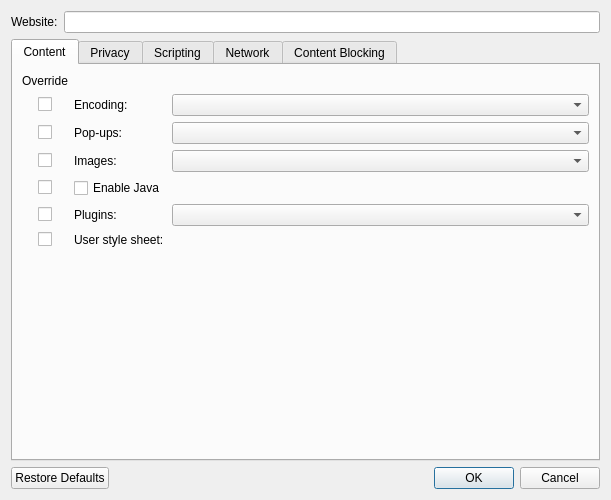
<?xml version="1.0" encoding="UTF-8"?>
<ui version="4.0">
 <class>Otter::WebsitePreferencesDialog</class>
 <widget class="QDialog" name="Otter::WebsitePreferencesDialog">
  <property name="geometry">
   <rect>
    <x>0</x>
    <y>0</y>
    <width>611</width>
    <height>500</height>
   </rect>
  </property>
  <property name="windowTitle">
   <string>Website Preferences</string>
  </property>
  <layout class="QVBoxLayout" name="verticalLayout">
   <item>
    <layout class="QFormLayout" name="generalLayout">
     <property name="fieldGrowthPolicy">
      <enum>QFormLayout::AllNonFixedFieldsGrow</enum>
     </property>
     <item row="0" column="0">
      <widget class="QLabel" name="websiteLabel">
       <property name="text">
        <string>Website:</string>
       </property>
       <property name="buddy">
        <cstring>websiteLineEdit</cstring>
       </property>
      </widget>
     </item>
     <item row="0" column="1">
      <widget class="QLineEdit" name="websiteLineEdit"/>
     </item>
    </layout>
   </item>
   <item>
    <widget class="QTabWidget" name="tabWidget">
     <property name="currentIndex">
      <number>0</number>
     </property>
     <widget class="QWidget" name="contentTab">
      <attribute name="title">
       <string>Content</string>
      </attribute>
      <layout class="QGridLayout" name="contentLayout" columnminimumwidth="0,1,1">
       <item row="1" column="2">
        <widget class="QComboBox" name="encodingComboBox"/>
       </item>
       <item row="0" column="0">
        <widget class="QLabel" name="contentOverrideLabel">
         <property name="text">
          <string>Override</string>
         </property>
        </widget>
       </item>
       <item row="2" column="0" alignment="Qt::AlignHCenter">
        <widget class="QCheckBox" name="popupsPolicyOverrideCheckBox">
         <property name="text">
          <string/>
         </property>
        </widget>
       </item>
       <item row="6" column="0" alignment="Qt::AlignHCenter">
        <widget class="QCheckBox" name="userStyleSheetOverrideCheckBox">
         <property name="text">
          <string/>
         </property>
        </widget>
       </item>
       <item row="5" column="2">
        <widget class="QComboBox" name="enablePluginsComboBox"/>
       </item>
       <item row="2" column="2">
        <widget class="QComboBox" name="popupsPolicyComboBox"/>
       </item>
       <item row="4" column="0" alignment="Qt::AlignHCenter">
        <widget class="QCheckBox" name="enableJavaOverrideCheckBox">
         <property name="text">
          <string/>
         </property>
        </widget>
       </item>
       <item row="6" column="2">
        <widget class="Otter::FilePathWidget" name="userStyleSheetFilePathWidget" native="true"/>
       </item>
       <item row="1" column="1">
        <widget class="QLabel" name="encodingLabel">
         <property name="text">
          <string>Encoding:</string>
         </property>
         <property name="buddy">
          <cstring>encodingComboBox</cstring>
         </property>
        </widget>
       </item>
       <item row="6" column="1">
        <widget class="QLabel" name="userStyleSheetLabel">
         <property name="text">
          <string>User style sheet:</string>
         </property>
        </widget>
       </item>
       <item row="5" column="1">
        <widget class="QLabel" name="enablePluginsLabel">
         <property name="text">
          <string>Plugins:</string>
         </property>
         <property name="buddy">
          <cstring>enablePluginsComboBox</cstring>
         </property>
        </widget>
       </item>
       <item row="2" column="1">
        <widget class="QLabel" name="popupsPolicyLabel">
         <property name="text">
          <string>Pop-ups:</string>
         </property>
         <property name="buddy">
          <cstring>popupsPolicyComboBox</cstring>
         </property>
        </widget>
       </item>
       <item row="3" column="0" alignment="Qt::AlignHCenter">
        <widget class="QCheckBox" name="enableImagesOverrideCheckBox">
         <property name="text">
          <string/>
         </property>
        </widget>
       </item>
       <item row="1" column="0" alignment="Qt::AlignHCenter">
        <widget class="QCheckBox" name="encodingOverrideCheckBox">
         <property name="text">
          <string/>
         </property>
        </widget>
       </item>
       <item row="5" column="0" alignment="Qt::AlignHCenter">
        <widget class="QCheckBox" name="enablePluginsOverrideCheckBox">
         <property name="text">
          <string/>
         </property>
        </widget>
       </item>
       <item row="4" column="1">
        <widget class="QCheckBox" name="enableJavaCheckBox">
         <property name="text">
          <string>Enable Java</string>
         </property>
        </widget>
       </item>
       <item row="7" column="2">
        <spacer name="contentSpacer">
         <property name="orientation">
          <enum>Qt::Vertical</enum>
         </property>
         <property name="sizeHint" stdset="0">
          <size>
           <width>0</width>
           <height>40</height>
          </size>
         </property>
        </spacer>
       </item>
       <item row="8" column="2">
        <spacer name="contentHorizontalSpacer">
         <property name="orientation">
          <enum>Qt::Horizontal</enum>
         </property>
         <property name="sizeHint" stdset="0">
          <size>
           <width>40</width>
           <height>0</height>
          </size>
         </property>
        </spacer>
       </item>
       <item row="3" column="1">
        <widget class="QLabel" name="enableImagesLabel">
         <property name="text">
          <string>Images:</string>
         </property>
         <property name="buddy">
          <cstring>enableImagesComboBox</cstring>
         </property>
        </widget>
       </item>
       <item row="3" column="2">
        <widget class="QComboBox" name="enableImagesComboBox"/>
       </item>
      </layout>
     </widget>
     <widget class="QWidget" name="privacyTab">
      <attribute name="title">
       <string>Privacy</string>
      </attribute>
      <layout class="QGridLayout" name="privacyLayout">
       <item row="7" column="1">
        <layout class="QHBoxLayout" name="keepCookiesModeLayout">
         <item>
          <spacer name="keepCookiesModeSpacer">
           <property name="orientation">
            <enum>Qt::Horizontal</enum>
           </property>
           <property name="sizeType">
            <enum>QSizePolicy::Fixed</enum>
           </property>
           <property name="sizeHint" stdset="0">
            <size>
             <width>20</width>
             <height>0</height>
            </size>
           </property>
          </spacer>
         </item>
         <item>
          <widget class="QLabel" name="keepCookiesModeLabel">
           <property name="text">
            <string>Keep until:</string>
           </property>
           <property name="buddy">
            <cstring>keepCookiesModeComboBox</cstring>
           </property>
          </widget>
         </item>
        </layout>
       </item>
       <item row="2" column="0" alignment="Qt::AlignHCenter">
        <widget class="QCheckBox" name="doNotTrackOverrideCheckBox">
         <property name="text">
          <string/>
         </property>
        </widget>
       </item>
       <item row="5" column="0" alignment="Qt::AlignHCenter">
        <widget class="QCheckBox" name="cookiesPolicyOverrideCheckBox">
         <property name="text">
          <string/>
         </property>
        </widget>
       </item>
       <item row="8" column="2">
        <widget class="QComboBox" name="thirdPartyCookiesPolicyComboBox"/>
       </item>
       <item row="3" column="0" alignment="Qt::AlignHCenter">
        <widget class="QCheckBox" name="rememberBrowsingHistoryOverrideCheckBox">
         <property name="text">
          <string/>
         </property>
        </widget>
       </item>
       <item row="2" column="2">
        <widget class="QComboBox" name="doNotTrackComboBox">
         <property name="currentIndex">
          <number>-1</number>
         </property>
        </widget>
       </item>
       <item row="3" column="1">
        <widget class="QCheckBox" name="rememberBrowsingHistoryCheckBox">
         <property name="text">
          <string>Remember browsing history</string>
         </property>
        </widget>
       </item>
       <item row="7" column="0" alignment="Qt::AlignHCenter">
        <widget class="QCheckBox" name="keepCookiesModeOverrideCheckBox">
         <property name="text">
          <string/>
         </property>
        </widget>
       </item>
       <item row="0" column="0">
        <widget class="QLabel" name="privacyOverrideLabel">
         <property name="text">
          <string>Override</string>
         </property>
        </widget>
       </item>
       <item row="4" column="1">
        <widget class="QCheckBox" name="enableCookiesCheckBox">
         <property name="text">
          <string>Enable cookies</string>
         </property>
        </widget>
       </item>
       <item row="5" column="1">
        <layout class="QHBoxLayout" name="cookiesPolicyLayout">
         <item>
          <spacer name="cookiesPolicySpacer">
           <property name="orientation">
            <enum>Qt::Horizontal</enum>
           </property>
           <property name="sizeType">
            <enum>QSizePolicy::Fixed</enum>
           </property>
           <property name="sizeHint" stdset="0">
            <size>
             <width>20</width>
             <height>0</height>
            </size>
           </property>
          </spacer>
         </item>
         <item>
          <widget class="QLabel" name="cookiesPolicyLabel">
           <property name="text">
            <string>Accept cookies:</string>
           </property>
          </widget>
         </item>
        </layout>
       </item>
       <item row="2" column="1">
        <widget class="QLabel" name="doNotTrackLabel">
         <property name="text">
          <string>Do Not Track:</string>
         </property>
         <property name="buddy">
          <cstring>doNotTrackComboBox</cstring>
         </property>
        </widget>
       </item>
       <item row="4" column="0" alignment="Qt::AlignHCenter">
        <widget class="QCheckBox" name="enableCookiesOverrideCheckBox">
         <property name="text">
          <string/>
         </property>
        </widget>
       </item>
       <item row="9" column="0" colspan="3">
        <layout class="QHBoxLayout" name="cookiesTableLayout">
         <item>
          <widget class="Otter::ItemViewWidget" name="cookiesTableWidget">
           <property name="editTriggers">
            <set>QAbstractItemView::NoEditTriggers</set>
           </property>
           <property name="alternatingRowColors">
            <bool>true</bool>
           </property>
           <property name="selectionBehavior">
            <enum>QAbstractItemView::SelectRows</enum>
           </property>
          </widget>
         </item>
         <item>
          <layout class="QVBoxLayout" name="cookiesButtonsLayout">
           <item>
            <widget class="QPushButton" name="addCookieButton">
             <property name="enabled">
              <bool>false</bool>
             </property>
             <property name="text">
              <string>Add…</string>
             </property>
            </widget>
           </item>
           <item>
            <widget class="QPushButton" name="editCookieButton">
             <property name="enabled">
              <bool>false</bool>
             </property>
             <property name="text">
              <string>Edit…</string>
             </property>
            </widget>
           </item>
           <item>
            <widget class="QPushButton" name="deleteCookieButton">
             <property name="enabled">
              <bool>false</bool>
             </property>
             <property name="text">
              <string>Delete</string>
             </property>
            </widget>
           </item>
           <item>
            <spacer name="cookiesSpacer">
             <property name="orientation">
              <enum>Qt::Vertical</enum>
             </property>
             <property name="sizeHint" stdset="0">
              <size>
               <width>20</width>
               <height>40</height>
              </size>
             </property>
            </spacer>
           </item>
          </layout>
         </item>
        </layout>
       </item>
       <item row="8" column="1">
        <layout class="QHBoxLayout" name="thirdPartyCookiesPolicyLayout">
         <item>
          <spacer name="thirdPartyCookiesPolicySpacer">
           <property name="orientation">
            <enum>Qt::Horizontal</enum>
           </property>
           <property name="sizeType">
            <enum>QSizePolicy::Fixed</enum>
           </property>
           <property name="sizeHint" stdset="0">
            <size>
             <width>20</width>
             <height>0</height>
            </size>
           </property>
          </spacer>
         </item>
         <item>
          <widget class="QLabel" name="thirdPartyCookiesPolicyLabel">
           <property name="text">
            <string>Accept third-party cookies:</string>
           </property>
           <property name="buddy">
            <cstring>thirdPartyCookiesPolicyComboBox</cstring>
           </property>
          </widget>
         </item>
        </layout>
       </item>
       <item row="10" column="2">
        <spacer name="privacyHorizontalSpacer">
         <property name="orientation">
          <enum>Qt::Horizontal</enum>
         </property>
         <property name="sizeHint" stdset="0">
          <size>
           <width>40</width>
           <height>0</height>
          </size>
         </property>
        </spacer>
       </item>
       <item row="8" column="0" alignment="Qt::AlignHCenter">
        <widget class="QCheckBox" name="thirdPartyCookiesPolicyOverrideCheckBox">
         <property name="text">
          <string/>
         </property>
        </widget>
       </item>
       <item row="7" column="2">
        <widget class="QComboBox" name="keepCookiesModeComboBox"/>
       </item>
       <item row="5" column="2">
        <widget class="QComboBox" name="cookiesPolicyComboBox"/>
       </item>
      </layout>
     </widget>
     <widget class="QWidget" name="scriptingTab">
      <attribute name="title">
       <string>Scripting</string>
      </attribute>
      <layout class="QGridLayout" name="scriptingLayout" columnstretch="0,0,0">
       <item row="6" column="1">
        <widget class="QCheckBox" name="canDisableContextMenuCheckBox">
         <property name="text">
          <string>Allow to disable context menu</string>
         </property>
        </widget>
       </item>
       <item row="5" column="0" alignment="Qt::AlignHCenter">
        <widget class="QCheckBox" name="canAccessClipboardOverrideCheckBox">
         <property name="text">
          <string/>
         </property>
        </widget>
       </item>
       <item row="3" column="1">
        <widget class="QCheckBox" name="canShowStatusMessagesCheckBox">
         <property name="text">
          <string>Allow changing of status field</string>
         </property>
        </widget>
       </item>
       <item row="10" column="1">
        <spacer name="scriptingHorizontalSpacer">
         <property name="orientation">
          <enum>Qt::Horizontal</enum>
         </property>
         <property name="sizeHint" stdset="0">
          <size>
           <width>40</width>
           <height>0</height>
          </size>
         </property>
        </spacer>
       </item>
       <item row="6" column="0" alignment="Qt::AlignHCenter">
        <widget class="QCheckBox" name="canDisableContextMenuOverrideCheckBox">
         <property name="text">
          <string/>
         </property>
        </widget>
       </item>
       <item row="8" column="1">
        <widget class="QLabel" name="canCloseWindowsLabel">
         <property name="text">
          <string>Allow to close windows:</string>
         </property>
         <property name="buddy">
          <cstring>canCloseWindowsComboBox</cstring>
         </property>
        </widget>
       </item>
       <item row="4" column="1">
        <widget class="QCheckBox" name="canHideAddressBarCheckBox">
         <property name="enabled">
          <bool>false</bool>
         </property>
         <property name="text">
          <string>Allow script to hide address bar</string>
         </property>
        </widget>
       </item>
       <item row="2" column="1">
        <widget class="QCheckBox" name="canChangeWindowGeometryCheckBox">
         <property name="text">
          <string>Allow moving and resizing of windows</string>
         </property>
        </widget>
       </item>
       <item row="3" column="0" alignment="Qt::AlignHCenter">
        <widget class="QCheckBox" name="canShowStatusMessagesOverrideCheckBox">
         <property name="text">
          <string/>
         </property>
        </widget>
       </item>
       <item row="4" column="0" alignment="Qt::AlignHCenter">
        <widget class="QCheckBox" name="canHideAddressBarOverrideCheckBox">
         <property name="enabled">
          <bool>false</bool>
         </property>
         <property name="text">
          <string/>
         </property>
        </widget>
       </item>
       <item row="0" column="0">
        <widget class="QLabel" name="scriptingOverrideLabel">
         <property name="text">
          <string>Override</string>
         </property>
        </widget>
       </item>
       <item row="1" column="0" alignment="Qt::AlignHCenter">
        <widget class="QCheckBox" name="enableJavaScriptOverrideCheckBox">
         <property name="text">
          <string/>
         </property>
        </widget>
       </item>
       <item row="1" column="1">
        <widget class="QCheckBox" name="enableJavaScriptCheckBox">
         <property name="text">
          <string>Enable JavaScript</string>
         </property>
        </widget>
       </item>
       <item row="2" column="0" alignment="Qt::AlignHCenter">
        <widget class="QCheckBox" name="canChangeWindowGeometryOverrideCheckBox">
         <property name="text">
          <string/>
         </property>
        </widget>
       </item>
       <item row="7" column="0" alignment="Qt::AlignHCenter">
        <widget class="QCheckBox" name="canOpenWindowsOverrideCheckBox">
         <property name="text">
          <string/>
         </property>
        </widget>
       </item>
       <item row="8" column="0" alignment="Qt::AlignHCenter">
        <widget class="QCheckBox" name="canCloseWindowsOverrideCheckBox">
         <property name="text">
          <string/>
         </property>
        </widget>
       </item>
       <item row="7" column="1">
        <widget class="QCheckBox" name="canOpenWindowsCheckBox">
         <property name="text">
          <string>Allow to open windows</string>
         </property>
        </widget>
       </item>
       <item row="8" column="2">
        <widget class="QComboBox" name="canCloseWindowsComboBox"/>
       </item>
       <item row="5" column="1">
        <widget class="QCheckBox" name="canAccessClipboardCheckBox">
         <property name="text">
          <string>Allow access to clipboard</string>
         </property>
        </widget>
       </item>
       <item row="11" column="1">
        <spacer name="scriptingSpacer">
         <property name="orientation">
          <enum>Qt::Vertical</enum>
         </property>
         <property name="sizeHint" stdset="0">
          <size>
           <width>0</width>
           <height>0</height>
          </size>
         </property>
        </spacer>
       </item>
       <item row="9" column="1">
        <widget class="QLabel" name="enableFullScreenLabel">
         <property name="text">
          <string>Allow to enter full screen mode:</string>
         </property>
         <property name="buddy">
          <cstring>enableFullScreenComboBox</cstring>
         </property>
        </widget>
       </item>
       <item row="9" column="2">
        <widget class="QComboBox" name="enableFullScreenComboBox"/>
       </item>
       <item row="9" column="0" alignment="Qt::AlignHCenter">
        <widget class="QCheckBox" name="enableFullScreenOverrideCheckBox">
         <property name="text">
          <string/>
         </property>
        </widget>
       </item>
      </layout>
     </widget>
     <widget class="QWidget" name="networkTab">
      <attribute name="title">
       <string>Network</string>
      </attribute>
      <layout class="QGridLayout" name="networkLayout">
       <item row="2" column="0" alignment="Qt::AlignHCenter">
        <widget class="QCheckBox" name="userAgentOverrideCheckBox">
         <property name="text">
          <string/>
         </property>
        </widget>
       </item>
       <item row="2" column="1">
        <widget class="QLabel" name="userAgentLabel">
         <property name="text">
          <string>User Agent:</string>
         </property>
         <property name="buddy">
          <cstring>userAgentComboBox</cstring>
         </property>
        </widget>
       </item>
       <item row="1" column="0" alignment="Qt::AlignHCenter">
        <widget class="QCheckBox" name="sendReferrerOverrideCheckBox">
         <property name="text">
          <string/>
         </property>
        </widget>
       </item>
       <item row="0" column="0">
        <widget class="QLabel" name="networkOverrideLabel">
         <property name="text">
          <string>Override</string>
         </property>
        </widget>
       </item>
       <item row="5" column="3">
        <spacer name="networkSpacer">
         <property name="orientation">
          <enum>Qt::Vertical</enum>
         </property>
         <property name="sizeHint" stdset="0">
          <size>
           <width>0</width>
           <height>0</height>
          </size>
         </property>
        </spacer>
       </item>
       <item row="3" column="1">
        <widget class="QLabel" name="proxyModeLabel">
         <property name="enabled">
          <bool>false</bool>
         </property>
         <property name="text">
          <string>Proxy mode:</string>
         </property>
         <property name="buddy">
          <cstring>proxyModeComboBox</cstring>
         </property>
        </widget>
       </item>
       <item row="3" column="0" alignment="Qt::AlignHCenter">
        <widget class="QCheckBox" name="proxyModeOverrideCheckBox">
         <property name="enabled">
          <bool>false</bool>
         </property>
         <property name="text">
          <string/>
         </property>
        </widget>
       </item>
       <item row="2" column="3">
        <widget class="QComboBox" name="userAgentComboBox"/>
       </item>
       <item row="3" column="3">
        <widget class="QComboBox" name="proxyModeComboBox">
         <property name="enabled">
          <bool>false</bool>
         </property>
         <item>
          <property name="text">
           <string>No proxy</string>
          </property>
         </item>
         <item>
          <property name="text">
           <string>System configuration</string>
          </property>
         </item>
         <item>
          <property name="text">
           <string>Manual configuration</string>
          </property>
         </item>
         <item>
          <property name="text">
           <string>Automatic configuration (PAC)</string>
          </property>
         </item>
        </widget>
       </item>
       <item row="6" column="3">
        <spacer name="networkHorizontalSpacer">
         <property name="orientation">
          <enum>Qt::Horizontal</enum>
         </property>
         <property name="sizeHint" stdset="0">
          <size>
           <width>0</width>
           <height>0</height>
          </size>
         </property>
        </spacer>
       </item>
       <item row="4" column="1" colspan="3">
        <layout class="QHBoxLayout" name="proxyConfigurationLayout">
         <item>
          <spacer name="proxyConfigurationSpacer">
           <property name="orientation">
            <enum>Qt::Horizontal</enum>
           </property>
           <property name="sizeType">
            <enum>QSizePolicy::Fixed</enum>
           </property>
           <property name="sizeHint" stdset="0">
            <size>
             <width>20</width>
             <height>0</height>
            </size>
           </property>
          </spacer>
         </item>
         <item>
          <layout class="QVBoxLayout" name="proxyConfigurationModesLayout">
           <item>
            <widget class="QWidget" name="manualProxyConfigurationWidget" native="true">
             <property name="enabled">
              <bool>false</bool>
             </property>
             <layout class="QGridLayout" name="manualProxyConfigurationLayout">
              <property name="leftMargin">
               <number>0</number>
              </property>
              <property name="topMargin">
               <number>0</number>
              </property>
              <property name="rightMargin">
               <number>0</number>
              </property>
              <property name="bottomMargin">
               <number>0</number>
              </property>
              <item row="2" column="1">
               <widget class="QLineEdit" name="httpProxyServersLineEdit">
                <property name="enabled">
                 <bool>false</bool>
                </property>
               </widget>
              </item>
              <item row="2" column="2">
               <widget class="QSpinBox" name="httpProxyPortSpinBox">
                <property name="enabled">
                 <bool>false</bool>
                </property>
                <property name="maximum">
                 <number>65535</number>
                </property>
               </widget>
              </item>
              <item row="3" column="2">
               <widget class="QSpinBox" name="httpsProxyPortSpinBox">
                <property name="enabled">
                 <bool>false</bool>
                </property>
                <property name="maximum">
                 <number>65535</number>
                </property>
               </widget>
              </item>
              <item row="3" column="1">
               <widget class="QLineEdit" name="httpsProxyServersLineEdit">
                <property name="enabled">
                 <bool>false</bool>
                </property>
               </widget>
              </item>
              <item row="5" column="2">
               <widget class="QSpinBox" name="socksProxyPortSpinBox">
                <property name="enabled">
                 <bool>false</bool>
                </property>
                <property name="maximum">
                 <number>65535</number>
                </property>
               </widget>
              </item>
              <item row="4" column="2">
               <widget class="QSpinBox" name="ftpProxyPortSpinBox">
                <property name="enabled">
                 <bool>false</bool>
                </property>
                <property name="maximum">
                 <number>65535</number>
                </property>
               </widget>
              </item>
              <item row="0" column="2">
               <widget class="QLabel" name="proxyPortLabel">
                <property name="text">
                 <string>Port</string>
                </property>
               </widget>
              </item>
              <item row="0" column="1">
               <widget class="QLabel" name="proxyServerLabel">
                <property name="text">
                 <string>Servers</string>
                </property>
               </widget>
              </item>
              <item row="4" column="0">
               <widget class="QCheckBox" name="ftpProxyCheckBox">
                <property name="text">
                 <string>FTP</string>
                </property>
               </widget>
              </item>
              <item row="5" column="0">
               <widget class="QCheckBox" name="socksProxyCheckBox">
                <property name="text">
                 <string>SOCKS5</string>
                </property>
               </widget>
              </item>
              <item row="2" column="0">
               <widget class="QCheckBox" name="httpProxyCheckBox">
                <property name="text">
                 <string>HTTP</string>
                </property>
               </widget>
              </item>
              <item row="5" column="1">
               <widget class="QLineEdit" name="socksProxyServersLineEdit">
                <property name="enabled">
                 <bool>false</bool>
                </property>
               </widget>
              </item>
              <item row="3" column="0">
               <widget class="QCheckBox" name="httpsProxyCheckBox">
                <property name="text">
                 <string>HTTPS</string>
                </property>
               </widget>
              </item>
              <item row="4" column="1">
               <widget class="QLineEdit" name="ftpProxyServersLineEdit">
                <property name="enabled">
                 <bool>false</bool>
                </property>
               </widget>
              </item>
              <item row="1" column="0">
               <widget class="QCheckBox" name="allProxyCheckBox">
                <property name="text">
                 <string>All</string>
                </property>
               </widget>
              </item>
              <item row="1" column="1">
               <widget class="QLineEdit" name="allProxyServersLineEdit"/>
              </item>
              <item row="1" column="2">
               <widget class="QSpinBox" name="allProxyPortSpinBox">
                <property name="maximum">
                 <number>65535</number>
                </property>
               </widget>
              </item>
              <item row="0" column="0">
               <widget class="QLabel" name="proxyProtocolabel">
                <property name="text">
                 <string>Protocol</string>
                </property>
               </widget>
              </item>
             </layout>
            </widget>
           </item>
           <item>
            <widget class="QWidget" name="automaticProxyConfigurationWidget" native="true">
             <property name="enabled">
              <bool>false</bool>
             </property>
             <layout class="QHBoxLayout" name="automaticProxyConfigurationLayout">
              <property name="leftMargin">
               <number>0</number>
              </property>
              <property name="topMargin">
               <number>0</number>
              </property>
              <property name="rightMargin">
               <number>0</number>
              </property>
              <property name="bottomMargin">
               <number>0</number>
              </property>
              <item>
               <widget class="QLabel" name="automaticProxyConfigurationLabel">
                <property name="text">
                 <string>Path to PAC file:</string>
                </property>
               </widget>
              </item>
              <item>
               <widget class="Otter::FilePathWidget" name="widget" native="true"/>
              </item>
             </layout>
            </widget>
           </item>
          </layout>
         </item>
        </layout>
       </item>
       <item row="1" column="1" colspan="2">
        <widget class="QCheckBox" name="sendReferrerCheckBox">
         <property name="text">
          <string>Send referrer information</string>
         </property>
        </widget>
       </item>
      </layout>
     </widget>
     <widget class="QWidget" name="ContentFilteringTab">
      <attribute name="title">
       <string>Content Blocking</string>
      </attribute>
      <layout class="QGridLayout" name="gridLayout">
       <item row="0" column="0">
        <widget class="QLabel" name="ContentFilteringOverrideLabel">
         <property name="text">
          <string>Override</string>
         </property>
        </widget>
       </item>
       <item row="2" column="1">
        <widget class="QLabel" name="ContentFilteringProfilesLabel">
         <property name="text">
          <string>Profiles</string>
         </property>
        </widget>
       </item>
       <item row="3" column="1">
        <widget class="Otter::ItemViewWidget" name="ContentFilteringProfilesViewWidget">
         <property name="sizeAdjustPolicy">
          <enum>QAbstractScrollArea::AdjustIgnored</enum>
         </property>
         <property name="alternatingRowColors">
          <bool>true</bool>
         </property>
         <property name="selectionMode">
          <enum>QAbstractItemView::SingleSelection</enum>
         </property>
         <property name="selectionBehavior">
          <enum>QAbstractItemView::SelectRows</enum>
         </property>
        </widget>
       </item>
       <item row="2" column="0" alignment="Qt::AlignHCenter">
        <widget class="QCheckBox" name="ContentFilteringProfilesOverrideCheckBox">
         <property name="text">
          <string/>
         </property>
        </widget>
       </item>
       <item row="4" column="1">
        <widget class="QCheckBox" name="enableCustomRulesCheckBox">
         <property name="text">
          <string>Enable custom rules</string>
         </property>
        </widget>
       </item>
      </layout>
     </widget>
    </widget>
   </item>
   <item>
    <widget class="QDialogButtonBox" name="buttonBox">
     <property name="orientation">
      <enum>Qt::Horizontal</enum>
     </property>
     <property name="standardButtons">
      <set>QDialogButtonBox::Cancel|QDialogButtonBox::Ok|QDialogButtonBox::RestoreDefaults</set>
     </property>
     <property name="centerButtons">
      <bool>false</bool>
     </property>
    </widget>
   </item>
  </layout>
 </widget>
 <customwidgets>
  <customwidget>
   <class>Otter::ItemViewWidget</class>
   <extends>QTreeView</extends>
   <header>src/ui/ItemViewWidget.h</header>
  </customwidget>
  <customwidget>
   <class>Otter::FilePathWidget</class>
   <extends>QWidget</extends>
   <header>src/ui/FilePathWidget.h</header>
   <container>1</container>
  </customwidget>
 </customwidgets>
 <tabstops>
  <tabstop>websiteLineEdit</tabstop>
  <tabstop>tabWidget</tabstop>
  <tabstop>encodingOverrideCheckBox</tabstop>
  <tabstop>encodingComboBox</tabstop>
  <tabstop>popupsPolicyOverrideCheckBox</tabstop>
  <tabstop>popupsPolicyComboBox</tabstop>
  <tabstop>enableImagesOverrideCheckBox</tabstop>
  <tabstop>enableJavaOverrideCheckBox</tabstop>
  <tabstop>enableJavaCheckBox</tabstop>
  <tabstop>enablePluginsOverrideCheckBox</tabstop>
  <tabstop>enablePluginsComboBox</tabstop>
  <tabstop>userStyleSheetOverrideCheckBox</tabstop>
  <tabstop>cookiesTableWidget</tabstop>
  <tabstop>addCookieButton</tabstop>
  <tabstop>editCookieButton</tabstop>
  <tabstop>deleteCookieButton</tabstop>
  <tabstop>enableJavaScriptOverrideCheckBox</tabstop>
  <tabstop>enableJavaScriptCheckBox</tabstop>
  <tabstop>canChangeWindowGeometryOverrideCheckBox</tabstop>
  <tabstop>canChangeWindowGeometryCheckBox</tabstop>
  <tabstop>canShowStatusMessagesOverrideCheckBox</tabstop>
  <tabstop>canShowStatusMessagesCheckBox</tabstop>
  <tabstop>canHideAddressBarOverrideCheckBox</tabstop>
  <tabstop>canHideAddressBarCheckBox</tabstop>
  <tabstop>canAccessClipboardOverrideCheckBox</tabstop>
  <tabstop>canAccessClipboardCheckBox</tabstop>
  <tabstop>sendReferrerOverrideCheckBox</tabstop>
  <tabstop>userAgentOverrideCheckBox</tabstop>
  <tabstop>userAgentComboBox</tabstop>
  <tabstop>proxyModeOverrideCheckBox</tabstop>
  <tabstop>proxyModeComboBox</tabstop>
  <tabstop>allProxyCheckBox</tabstop>
  <tabstop>allProxyServersLineEdit</tabstop>
  <tabstop>allProxyPortSpinBox</tabstop>
  <tabstop>httpProxyCheckBox</tabstop>
  <tabstop>httpProxyServersLineEdit</tabstop>
  <tabstop>httpProxyPortSpinBox</tabstop>
  <tabstop>httpsProxyCheckBox</tabstop>
  <tabstop>httpsProxyServersLineEdit</tabstop>
  <tabstop>httpsProxyPortSpinBox</tabstop>
  <tabstop>ftpProxyCheckBox</tabstop>
  <tabstop>ftpProxyServersLineEdit</tabstop>
  <tabstop>ftpProxyPortSpinBox</tabstop>
  <tabstop>socksProxyCheckBox</tabstop>
  <tabstop>socksProxyServersLineEdit</tabstop>
  <tabstop>socksProxyPortSpinBox</tabstop>
 </tabstops>
 <resources/>
 <connections/>
</ui>
